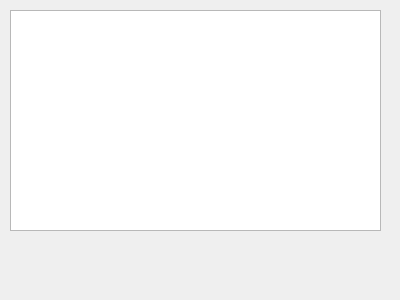
<?xml version="1.0" encoding="UTF-8"?>
<ui version="4.0">
 <class>Form</class>
 <widget class="QWidget" name="Form">
  <property name="geometry">
   <rect>
    <x>0</x>
    <y>0</y>
    <width>400</width>
    <height>300</height>
   </rect>
  </property>
  <property name="windowTitle">
   <string>Form</string>
  </property>
  <widget class="QListWidget" name="listWidget">
   <property name="geometry">
    <rect>
     <x>10</x>
     <y>10</y>
     <width>371</width>
     <height>221</height>
    </rect>
   </property>
  </widget>
 </widget>
 <resources/>
 <connections/>
</ui>
